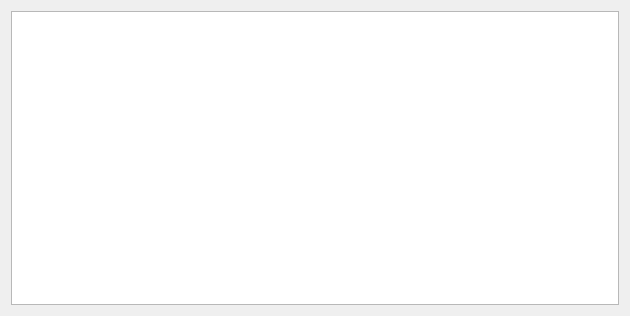
<?xml version="1.0" encoding="UTF-8"?>
<ui version="4.0">
 <class>MdiChild</class>
 <widget class="QDialog" name="MdiChild">
  <property name="geometry">
   <rect>
    <x>0</x>
    <y>0</y>
    <width>630</width>
    <height>316</height>
   </rect>
  </property>
  <property name="windowTitle">
   <string>Dialog</string>
  </property>
  <layout class="QVBoxLayout" name="verticalLayout">
   <item>
    <widget class="QPlainTextEdit" name="plainTextEdit">
     <property name="minimumSize">
      <size>
       <width>100</width>
       <height>100</height>
      </size>
     </property>
    </widget>
   </item>
  </layout>
 </widget>
 <resources/>
 <connections/>
</ui>
